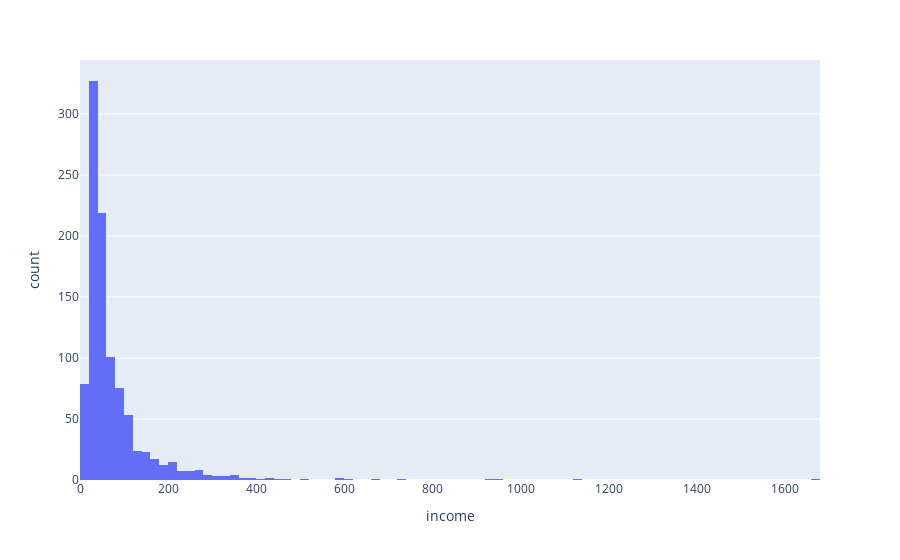

Source (notebook cell):
### Markdown cell above
Visualizing distribution of data using plotly express

### Code cell
import plotly.express as px
data= df['income']
plot=px.histogram(df, x=data)
plot.show()

### Figure 1 — Plotly figure (JSON) as saved in the notebook; plotly's stock layout.template omitted (floating-point values rounded to 4 significant figures; data arrays with more than 128 entries replaced by an {"elided": "..."} marker saying what was removed)
{"data": [{"alignmentgroup": "True", "bingroup": "x", "hovertemplate": "income=%{x}<br>count=%{y}<extra></extra>", "legendgroup": "", "marker": {"color": "#636efa", "pattern": {"shape": ""}}, "name": "", "offsetgroup": "", "orientation": "v", "showlegend": false, "type": "histogram", "x": {"elided": "1000 int values"}, "xaxis": "x", "yaxis": "y"}], "layout": {"barmode": "relative", "legend": {"tracegroupgap": 0}, "margin": {"t": 60}, "xaxis": {"anchor": "y", "domain": [0, 1], "title": {"text": "income"}}, "yaxis": {"anchor": "x", "domain": [0, 1], "title": {"text": "count"}}}}
